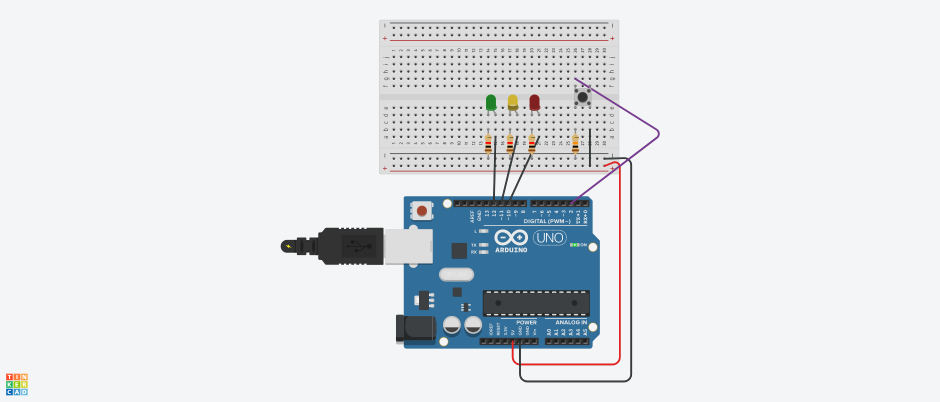
#> input picture squad asa_Ahmed Ashraf_Arduino Part 1/Traffic light_Tinkercad simulation.png, 1879 x 803 px, given in place of the camera (shown at 1/2 size)
$ jupyter execute Tasks1_to_5.ipynb
#> lines starting #> are read from the running program, lines starting #| are printed output that depends on the picture; after the words box and inside, x2 and y2 are one past the last pixel; in counts of white or black regions, pixels touching at a corner belong together
[cell 1]
#Task 1

import cv2
import numpy as np
import matplotlib.pyplot as plt


def stackImages(scale, imgArray):
#> called with scale = 1
    rows = len(imgArray)
    cols = len(imgArray[0])
    rowsAvailable = isinstance(imgArray[0], list)
    width = imgArray[0][0].shape[1]
    height = imgArray[0][0].shape[0]
    if rowsAvailable:
        for x in range(0, rows):
            for y in range(0, cols):
                if imgArray[x][y].shape[:2] == imgArray[0][0].shape[:2]:
                    imgArray[x][y] = cv2.resize(imgArray[x][y], (0, 0), None, scale, scale)
                else:
                    imgArray[x][y] = cv2.resize(imgArray[x][y], (imgArray[0][0].shape[1], imgArray[0][0].shape[0]),
                                                None, scale, scale)
                if len(imgArray[x][y].shape) == 2: imgArray[x][y] = cv2.cvtColor(imgArray[x][y], cv2.COLOR_GRAY2BGR)
        imageBlank = np.zeros((height, width, 3), np.uint8)
        hor = [imageBlank] * rows
        hor_con = [imageBlank] * rows
        for x in range(0, rows):
            hor[x] = np.hstack(imgArray[x])
        ver = np.vstack(hor)
    else:
        for x in range(0, rows):
            if imgArray[x].shape[:2] == imgArray[0].shape[:2]:
                imgArray[x] = cv2.resize(imgArray[x], (0, 0), None, scale, scale)
            else:
                imgArray[x] = cv2.resize(imgArray[x], (imgArray[0].shape[1], imgArray[0].shape[0]), None, scale, scale)
            if len(imgArray[x].shape) == 2: imgArray[x] = cv2.cvtColor(imgArray[x], cv2.COLOR_GRAY2BGR)
        hor = np.hstack(imgArray)
        ver = hor
    return ver


image_height = 50
image_width = 50
number_of_color_channels = 3

img1 = np.full((image_height, image_width, number_of_color_channels), (255, 0, 0), dtype=np.uint8)
img2 = np.full((image_height, image_width, number_of_color_channels), (0, 255, 0), dtype=np.uint8)
img3 = np.full((image_height, image_width, number_of_color_channels), (0, 0, 255), dtype=np.uint8)
img4 = np.full((image_height, image_width, number_of_color_channels), (0, 0, 0), dtype=np.uint8)

stacked_image100 = stackImages(1, ([img1, img2], [img3, img4]))  # image resizing could have been done in this step  but is done in a later step according to the prerequistes of this task
final_image = cv2.resize(stacked_image100, (200, 200))

plt.imshow(final_image)
plt.show()
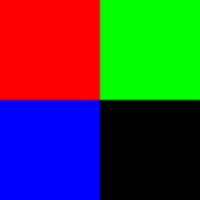
#> shown: shape (200, 200, 3); mean R, G, B 63.8, 63.8, 63.8

[cell 2]
#Task 2

#This program can't save videos if you changed from normal, grayscale, HSV to rotate or toggle all
#since they are of different dimentions
#so i added the save-video code again in the if conditions of the rotate and toggle all options along with a bool
#vriable that is set to true to start creating the file then set to false to prevent overwriting this file then start
#saving the video in the dimentions of the rotate/toggle_all video

import cv2
import numpy as np
import time as t

cap = cv2.VideoCapture(0)
rotate = False
HSV = False
grayscale = False
normal = False
toggle_all = False
save_vid = False
save_img = False
temp_r = True
temp_a = True

frame_width = int(cap.get(3))
frame_height = int(cap.get(4))

size = (frame_width, frame_height)
result = cv2.VideoWriter('filename.avi', cv2.VideoWriter_fourcc(*'MJPG'), 10, size)


def stackImages(scale, imgArray):
    rows = len(imgArray)
    cols = len(imgArray[0])
    rowsAvailable = isinstance(imgArray[0], list)
    width = imgArray[0][0].shape[1]
    height = imgArray[0][0].shape[0]
    if rowsAvailable:
        for x in range(0, rows):
            for y in range(0, cols):
                if imgArray[x][y].shape[:2] == imgArray[0][0].shape[:2]:
                    imgArray[x][y] = cv2.resize(imgArray[x][y], (0, 0), None, scale, scale)
                else:
                    imgArray[x][y] = cv2.resize(imgArray[x][y], (imgArray[0][0].shape[1], imgArray[0][0].shape[0]),
                                                None, scale, scale)
                if len(imgArray[x][y].shape) == 2: imgArray[x][y] = cv2.cvtColor(imgArray[x][y], cv2.COLOR_GRAY2BGR)
        imageBlank = np.zeros((height, width, 3), np.uint8)
        hor = [imageBlank] * rows
        hor_con = [imageBlank] * rows
        for x in range(0, rows):
            hor[x] = np.hstack(imgArray[x])
        ver = np.vstack(hor)
    else:
        for x in range(0, rows):
            if imgArray[x].shape[:2] == imgArray[0].shape[:2]:
                imgArray[x] = cv2.resize(imgArray[x], (0, 0), None, scale, scale)
            else:
                imgArray[x] = cv2.resize(imgArray[x], (imgArray[0].shape[1], imgArray[0].shape[0]), None, scale, scale)
            if len(imgArray[x].shape) == 2: imgArray[x] = cv2.cvtColor(imgArray[x], cv2.COLOR_GRAY2BGR)
        hor = np.hstack(imgArray)
        ver = hor
    return ver


while True:
    isTrue, img1 = cap.read()
#> img1 is the input picture: shape (803, 1879, 3); mean B, G, R 231, 228, 224.6
    img = img1

    if cv2.waitKey(1) & 0xFF == ord('Q') or cv2.waitKey(1) & 0xFF == ord('q'):
#> (key Q is pressed here)
        break

    if cv2.waitKey(1) & 0xFF == ord('R') or cv2.waitKey(1) & 0xFF == ord('r'):
        rotate = True

    if rotate:
        img = cv2.rotate(img1, cv2.ROTATE_90_CLOCKWISE)
        #the part dsecribed in the comments at the top
        if temp_r and cv2.waitKey(1) & 0xFF == ord('S') or cv2.waitKey(1) & 0xFF == ord('s'):
            frame_width = 480
            frame_height = 640
            size = (frame_width, frame_height)
            result = cv2.VideoWriter('filename.avi', cv2.VideoWriter_fourcc(*'MJPG'), 10, size)
            save_vid = True
            temp_r = False

        if save_vid:
            result.write(img)

    if cv2.waitKey(1) & 0xFF == ord('H') or cv2.waitKey(1) & 0xFF == ord('h'):
        HSV = True

    if HSV:
        img = cv2.cvtColor(img1, cv2.COLOR_BGR2HSV)

    if cv2.waitKey(1) & 0xFF == ord('G') or cv2.waitKey(1) & 0xFF == ord('g'):
        grayscale = True

    if grayscale:
        img = cv2.cvtColor(img1, cv2.COLOR_BGR2GRAY)

    if cv2.waitKey(1) & 0xFF == ord('Z') or cv2.waitKey(1) & 0xFF == ord('z'):
        normal = True

    if normal:
        img = img1

    if cv2.waitKey(1) & 0xFF == ord('X') or cv2.waitKey(1) & 0xFF == ord('x'):
        toggle_all = True

    if toggle_all:
        img2 = cv2.rotate(img1, cv2.ROTATE_90_CLOCKWISE)
        img3 = cv2.cvtColor(img1, cv2.COLOR_BGR2HSV)
        img4 = cv2.cvtColor(img1, cv2.COLOR_BGR2GRAY)
        img = stackImages(1, ([img1, img2], [img3, img4]))
        # the part dsecribed in the comments at the top
        if temp_a and cv2.waitKey(1) & 0xFF == ord('S') or cv2.waitKey(1) & 0xFF == ord('s'):
            frame_width = 1280
            frame_height = 960
            size = (frame_width, frame_height)
            result = cv2.VideoWriter('filename.avi', cv2.VideoWriter_fourcc(*'MJPG'), 10, size)
            save_vid = True
            temp_a = False

        if save_vid:
            result.write(img)


    if cv2.waitKey(1) & 0xFF == ord('S') or cv2.waitKey(1) & 0xFF == ord('s'):
        save_vid = True
    if save_vid:
            result.write(img)

    if cv2.waitKey(1) & 0xFF == ord('C') or cv2.waitKey(1) & 0xFF == ord('c'):
        timestring = t.strftime("%Y%m%d-%H%M%S")
        cv2.imwrite("frame%s.jpg" % timestring, img)
    try:
        cv2.imshow("Webcam", img)
        pass
    except:
        print("webcam not available")
        break

cap.release()
result.release()

[cell 3]
#Task 3

# 48 x 20
# Each box is 10 px and represents 2 km^2
# Results are approxmated to the nearest box

import cv2
import numpy as np
import matplotlib.pyplot as plt
import math

# creating background image
img = np.zeros((320, 560, 3), dtype='uint8')
img[:] = 255, 255, 255

# creating the gridlines
for i in range(40, 290, 10):
    cv2.line(img, (40, i), (520, i), (0, 0, 0), 1)

for i in range(40, 530, 10):
    cv2.line(img, (i, 40), (i, 280), (0, 0, 0), 1)

cv2.rectangle(img, (90, 130), (100, 140), (0, 0, 0), -1)
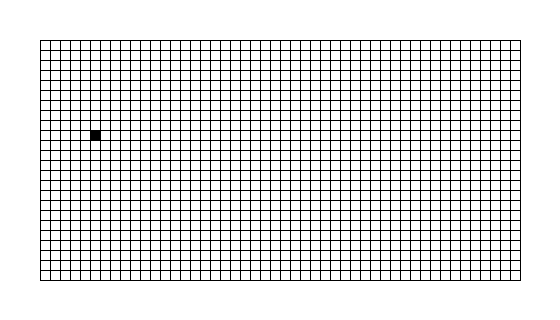
#> img: shape (320, 560, 3); 87.3% white; black in thin lines or dots, all inside (x1, y1, x2, y2) = (40, 40, 521, 281)

# Adding directions
cv2.putText(img, "N", (280, 30), cv2.FONT_HERSHEY_DUPLEX, 1, (0, 0, 0), 1)
#> img: shape (320, 560, 3); 87.3% white; black in thin lines or dots, all inside (x1, y1, x2, y2) = (40, 9, 521, 281)
cv2.putText(img, "S", (280, 310), cv2.FONT_HERSHEY_DUPLEX, 1, (0, 0, 0), 1)
cv2.putText(img, "W", (10, 160), cv2.FONT_HERSHEY_DUPLEX, 1, (0, 0, 0), 1)
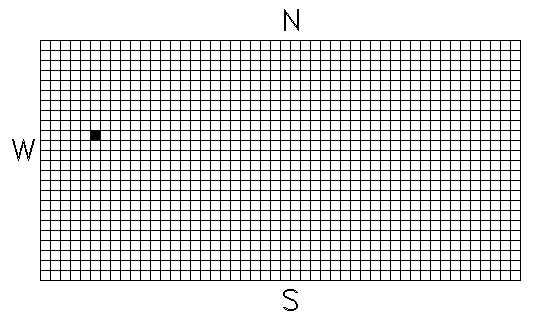
#> img: shape (320, 560, 3); 87.1% white; black in thin lines or dots, all inside (x1, y1, x2, y2) = (12, 9, 521, 311)
cv2.putText(img, "E", (525, 160), cv2.FONT_HERSHEY_DUPLEX, 1, (0, 0, 0), 1)
#> img: shape (320, 560, 3); 87.1% white; black in thin lines or dots, all inside (x1, y1, x2, y2) = (12, 9, 542, 311)

angle = input("Enter the angle(in degree): ")
speed = input("Enter the speed(in m/s): ")
time_till_resurface = input("Enter the time till resurface(in hours): ")

time_in_seconds = int(time_till_resurface) * 60 * 60

distance = float(speed) * time_in_seconds  # in meters

if 0 < int(angle) < 90:


    angle_radians = int(angle) * math.pi / 180
    move_vertical = ((math.cos(angle_radians) * distance) / 1000) * 5
    # multiplied by 5 since each 10 pixels = 1 box and each box = 2 km
    move_horizontal = ((math.sin(angle_radians) * distance) / 1000) * 5
    location_horizontal = (95 + math.floor(move_horizontal)) + (10 - (95 + math.floor(move_horizontal)) % 10) + 5
    location_vertical = (135 - math.floor(move_vertical)) + (10 - (135 - math.floor(move_vertical)) % 10) + 5

    cv2.line(img, (95, 135), (location_horizontal, location_vertical), (0, 0, 0), 1)
    cv2.rectangle(img, (location_horizontal - 5, location_vertical - 5),
                  (location_horizontal + 5, location_vertical + 5), (255, 0, 0), -1)

elif 90 < int(angle) < 180:
    angle_radians = (180 - int(angle)) * math.pi / 180
    move_vertical = ((math.cos(angle_radians) * distance) / 1000) * 5
    move_horizontal = ((math.sin(angle_radians) * distance) / 1000) * 5
    location_horizontal = (95 + math.floor(move_horizontal)) + (10 - (95 + math.floor(move_horizontal)) % 10) +5
    location_vertical = (135 + math.floor(move_vertical)) + (10 - (135 + math.floor(move_vertical)) % 10)+5

    cv2.line(img, (95, 135), (location_horizontal, location_vertical), (0, 0, 0), 1)
    cv2.rectangle(img, (location_horizontal -5 , location_vertical -5),
                  (location_horizontal + 5, location_vertical + 5), (255, 0, 0), -1)

elif 180 < int(angle) < 270:
    angle_radians = (270 - int(angle)) * math.pi / 180
    move_vertical = ((math.sin(angle_radians) * distance) / 1000) * 5
    move_horizontal = ((math.cos(angle_radians) * distance) / 1000) * 5
    location_horizontal = (95 - math.floor(move_horizontal)) + (10 - (95 - math.floor(move_horizontal)) % 10) + 5
    location_vertical = (135 + math.floor(move_vertical)) + (10 - (135 + math.floor(move_vertical)) % 10) + 5

    cv2.line(img, (95, 135), (location_horizontal, location_vertical), (0, 0, 0), 1)
    cv2.rectangle(img, (location_horizontal - 5, location_vertical - 5),
                  (location_horizontal + 5, location_vertical + 5), (255, 0, 0), -1)

elif 270 < int(angle) < 360:
    angle_radians = (360 - int(angle)) * math.pi / 180
    move_vertical = ((math.cos(angle_radians) * distance) / 1000) * 5
    move_horizontal = ((math.sin(angle_radians) * distance) / 1000) * 5
    location_horizontal = (95 - math.floor(move_horizontal)) + (10 - (95 - math.floor(move_horizontal)) % 10) + 5
    location_vertical = (135 - math.floor(move_vertical)) + (10 - (135 - math.floor(move_vertical)) % 10) + 5

    cv2.line(img, (95, 135), (location_horizontal, location_vertical), (0, 0, 0), 1)
    cv2.rectangle(img, (location_horizontal - 5, location_vertical - 5),
                  (location_horizontal + 5, location_vertical + 5), (255, 0, 0), -1)


elif int(angle) == 0 or int(angle) == 360:

    move_vertical = (distance / 1000) * 5
    location_vertical = 135 - math.floor(move_vertical) + (10- (135 - math.floor(move_vertical))%10) + 5

    cv2.line(img, (95, 135), (95 , location_vertical), (0, 0, 0), 1)
    cv2.rectangle(img, (90, location_vertical - 5), (100, location_vertical + 5),
                  (255, 0, 0), -1)

elif int(angle) == 180:
    move_vertical = (distance / 1000) * 5
    location_vertical = 135 + math.floor(move_vertical) + (10 - (135 + math.floor(move_vertical)) % 10) + 5
    cv2.line(img, (95, 135), (95, location_vertical), (0, 0, 0), 1)
    cv2.rectangle(img, (95 - 5, location_vertical - 5), (95 + 5, location_vertical + 5),
                  (255, 0, 0), -1)

elif int(angle) == 90:
    move_horizontal = (distance / 1000) * 5
    location_horizontal = (95 + math.floor(move_horizontal)) + (10 - (95 + math.floor(move_horizontal)) % 10) + 5
    cv2.line(img, (95, 135), (location_horizontal, 135), (0, 0, 0), 1)
    cv2.rectangle(img, (location_horizontal - 5, 135 - 5), (location_horizontal + 5, 135 + 5),
                  (255, 0, 0), -1)

elif int(angle) == 270:
    move_horizontal = (distance / 1000) * 5
    location_horizontal = (95 - math.floor(move_horizontal)) + (10 - (95 - math.floor(move_horizontal)) % 10) + 5
    cv2.line(img, (95, 135), (location_horizontal, 135), (0, 0, 0), 1)
    cv2.rectangle(img, (location_horizontal - 5, 135 - 5), (location_horizontal + 5, 135 + 5),
                  (255, 0, 0), -1)

img_plot = plt.imshow(img)
plt.show()
